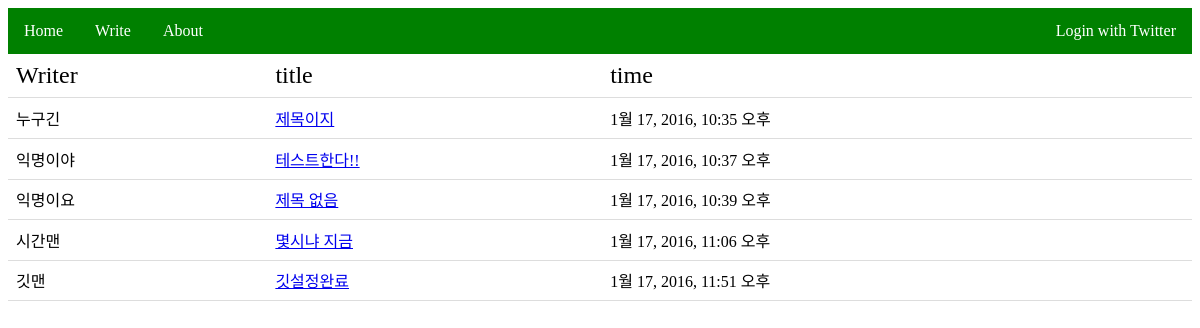
/posts/, run on the app's committed database.
### list_posts/models.py (models this page shows)
class Post(models.Model):
    title = models.CharField(max_length = 30)
    writer = models.CharField(max_length = 10)
    contents = models.CharField(max_length = 1000)
    postNum = models.AutoField(primary_key = True)
    created = models.DateTimeField(auto_now_add=True)

### list_posts/views.py (the view)
# urls.py: url(r'^posts/', include('list_posts.urls')),
def list_posts(request):
    posts = Post.objects.all()
    return render(request, 'post_listing.html', { "post1": posts[0], "post2":posts[1], "list": posts })

### templates/post_listing.html (shortened to what this page needs)
{% extends "base.html" %}
{% block content %}
<table class="post_list">
    <tr>
        <td class = "head">Writer</td>
        <td class = "head">title</td>
        <td class = "head">time</td>
    </tr>
    {% for aPost in list %}
    <tr>
        <td>{{aPost.writer}}</td>
        <td><a href = "/posts/{{aPost.postNum}}">{{aPost.title}}</a></td>
        <td>{{aPost.created}}</td>
    <tr>
    {% endfor %}
{% endblock %}

### templates/post_listing.html (style rules this page uses)
table.post_list { border-collapse: collapse; width: 100%; }
th, td { padding: 8px; text-align: left; border-bottom: 1px solid #ddd; }
td.head { font-size: 150%; }

### data on the page
Post: writer "누구긴", title "제목이지", created "1월 17, 2016, 10:35 오후"
Post: writer "익명이야", title "테스트한다!!", created "1월 17, 2016, 10:37 오후"
Post: writer "익명이요", title "제목 없음", created "1월 17, 2016, 10:39 오후"
Post: writer "시간맨", title "몇시냐 지금", created "1월 17, 2016, 11:06 오후"
Post: writer "깃맨", title "깃설정완료", created "1월 17, 2016, 11:51 오후"
